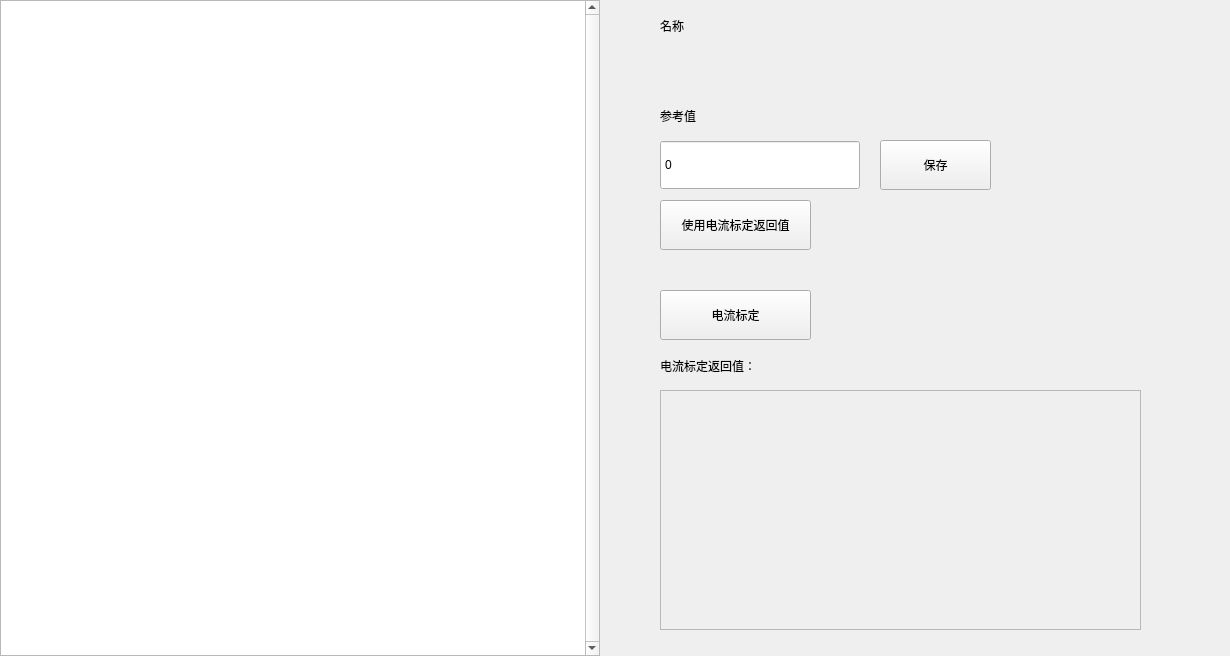
<?xml version="1.0" encoding="UTF-8"?>
<ui version="4.0">
 <class>ChUltraMixModuleWgt</class>
 <widget class="QWidget" name="ChUltraMixModuleWgt">
  <property name="geometry">
   <rect>
    <x>0</x>
    <y>0</y>
    <width>1230</width>
    <height>656</height>
   </rect>
  </property>
  <property name="windowTitle">
   <string notr="true">ChUltraMixModuleWgt</string>
  </property>
  <widget class="QTableWidget" name="tableWidget">
   <property name="geometry">
    <rect>
     <x>0</x>
     <y>0</y>
     <width>600</width>
     <height>656</height>
    </rect>
   </property>
   <property name="verticalScrollBarPolicy">
    <enum>Qt::ScrollBarAlwaysOn</enum>
   </property>
   <property name="horizontalScrollMode">
    <enum>QAbstractItemView::ScrollPerPixel</enum>
   </property>
   <property name="showGrid">
    <bool>false</bool>
   </property>
   <attribute name="horizontalHeaderHighlightSections">
    <bool>false</bool>
   </attribute>
   <attribute name="verticalHeaderDefaultSectionSize">
    <number>44</number>
   </attribute>
   <attribute name="verticalHeaderMinimumSectionSize">
    <number>44</number>
   </attribute>
  </widget>
  <widget class="QWidget" name="widget" native="true">
   <property name="geometry">
    <rect>
     <x>610</x>
     <y>0</y>
     <width>611</width>
     <height>656</height>
    </rect>
   </property>
   <widget class="QLabel" name="label">
    <property name="geometry">
     <rect>
      <x>50</x>
      <y>10</y>
      <width>200</width>
      <height>31</height>
     </rect>
    </property>
    <property name="text">
     <string>名称</string>
    </property>
   </widget>
   <widget class="QLabel" name="label_3">
    <property name="geometry">
     <rect>
      <x>50</x>
      <y>350</y>
      <width>481</width>
      <height>31</height>
     </rect>
    </property>
    <property name="text">
     <string>电流标定返回值：</string>
    </property>
   </widget>
   <widget class="QLabel" name="label_2">
    <property name="geometry">
     <rect>
      <x>50</x>
      <y>100</y>
      <width>300</width>
      <height>31</height>
     </rect>
    </property>
    <property name="text">
     <string>参考值</string>
    </property>
   </widget>
   <widget class="QTextEdit" name="textEdit">
    <property name="enabled">
     <bool>false</bool>
    </property>
    <property name="geometry">
     <rect>
      <x>50</x>
      <y>390</y>
      <width>481</width>
      <height>240</height>
     </rect>
    </property>
   </widget>
   <widget class="QPushButton" name="pb_save">
    <property name="geometry">
     <rect>
      <x>270</x>
      <y>140</y>
      <width>111</width>
      <height>50</height>
     </rect>
    </property>
    <property name="text">
     <string>保存</string>
    </property>
    <property name="buttons" stdset="0">
     <string notr="true">btn_dlg</string>
    </property>
   </widget>
   <widget class="QPushButton" name="pb_eleCali">
    <property name="geometry">
     <rect>
      <x>50</x>
      <y>290</y>
      <width>151</width>
      <height>50</height>
     </rect>
    </property>
    <property name="text">
     <string>电流标定</string>
    </property>
    <property name="buttons" stdset="0">
     <string notr="true">btn_dlg</string>
    </property>
   </widget>
   <widget class="QLabel" name="label_name">
    <property name="geometry">
     <rect>
      <x>50</x>
      <y>50</y>
      <width>301</width>
      <height>31</height>
     </rect>
    </property>
    <property name="text">
     <string/>
    </property>
   </widget>
   <widget class="QPushButton" name="pb_useRet">
    <property name="geometry">
     <rect>
      <x>50</x>
      <y>200</y>
      <width>151</width>
      <height>50</height>
     </rect>
    </property>
    <property name="text">
     <string>使用电流标定返回值</string>
    </property>
    <property name="buttons" stdset="0">
     <string notr="true">btn_dlg</string>
    </property>
   </widget>
   <widget class="QSpinBox" name="spinBox_val">
    <property name="geometry">
     <rect>
      <x>50</x>
      <y>140</y>
      <width>200</width>
      <height>50</height>
     </rect>
    </property>
    <property name="buttonSymbols">
     <enum>QAbstractSpinBox::NoButtons</enum>
    </property>
    <property name="maximum">
     <number>999999999</number>
    </property>
   </widget>
  </widget>
 </widget>
 <resources/>
 <connections/>
</ui>
